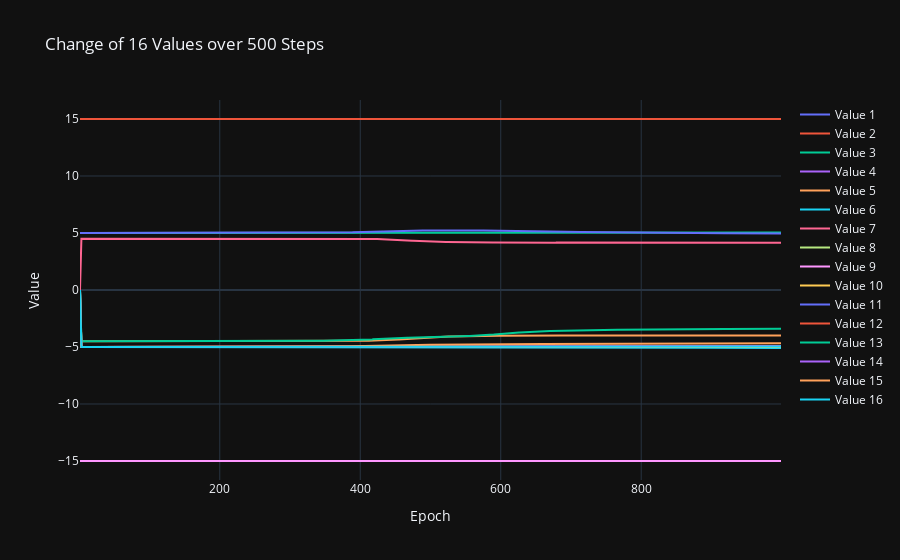

The notebook cell this image was saved under:
### Markdown cell above
## Mean value

### Code cell
import numpy as np
import plotly.graph_objects as go

data = experiment_data_loader.experiment_data['000011']['repetition_data'][0]


means = []
for mean_idx in range(16):
    means.append(data[f"mean{mean_idx}"])

    
data = np.stack(means, axis=1)
print(data.shape)
#data = np.expand_dims(data, axis=1)

# Preparing data for plotting
epochs = np.arange(1, data.shape[0])
traces = []
for i in range(data.shape[1]):
    traces.append(go.Scatter(x=epochs, y=data[:, i], mode='lines', name=f'Value {i+1}'))

# Plotting with Plotly
layout = go.Layout(title='Change of 16 Values over 500 Steps',
                   xaxis=dict(title='Epoch'),
                   yaxis=dict(title='Value'),
                   template='plotly_dark')

fig = go.Figure(data=traces, layout=layout)
fig.show()

### Figure 1 — Plotly figure (JSON) as saved in the notebook; plotly's stock layout.template omitted (floating-point values rounded to 4 significant figures; data arrays with more than 128 entries replaced by an {"elided": "..."} marker saying what was removed)
{"data": [{"mode": "lines", "name": "Value 1", "type": "scatter", "x": {"elided": "999 int values"}, "y": {"elided": "1000 int values"}}, {"mode": "lines", "name": "Value 2", "type": "scatter", "x": {"elided": "999 int values"}, "y": {"elided": "1000 float values"}}, {"mode": "lines", "name": "Value 3", "type": "scatter", "x": {"elided": "999 int values"}, "y": {"elided": "1000 float values"}}, {"mode": "lines", "name": "Value 4", "type": "scatter", "x": {"elided": "999 int values"}, "y": {"elided": "1000 int values"}}, {"mode": "lines", "name": "Value 5", "type": "scatter", "x": {"elided": "999 int values"}, "y": {"elided": "1000 float values"}}, {"mode": "lines", "name": "Value 6", "type": "scatter", "x": {"elided": "999 int values"}, "y": {"elided": "1000 float values"}}, {"mode": "lines", "name": "Value 7", "type": "scatter", "x": {"elided": "999 int values"}, "y": {"elided": "1000 float values"}}, {"mode": "lines", "name": "Value 8", "type": "scatter", "x": {"elided": "999 int values"}, "y": {"elided": "1000 float values"}}, {"mode": "lines", "name": "Value 9", "type": "scatter", "x": {"elided": "999 int values"}, "y": {"elided": "1000 int values"}}, {"mode": "lines", "name": "Value 10", "type": "scatter", "x": {"elided": "999 int values"}, "y": {"elided": "1000 float values"}}, {"mode": "lines", "name": "Value 11", "type": "scatter", "x": {"elided": "999 int values"}, "y": {"elided": "1000 float values"}}, {"mode": "lines", "name": "Value 12", "type": "scatter", "x": {"elided": "999 int values"}, "y": {"elided": "1000 int values"}}, {"mode": "lines", "name": "Value 13", "type": "scatter", "x": {"elided": "999 int values"}, "y": {"elided": "1000 float values"}}, {"mode": "lines", "name": "Value 14", "type": "scatter", "x": {"elided": "999 int values"}, "y": {"elided": "1000 float values"}}, {"mode": "lines", "name": "Value 15", "type": "scatter", "x": {"elided": "999 int values"}, "y": {"elided": "1000 float values"}}, {"mode": "lines", "name": "Value 16", "type": "scatter", "x": {"elided": "999 int values"}, "y": {"elided": "1000 float values"}}], "layout": {"title": {"text": "Change of 16 Values over 500 Steps"}, "xaxis": {"title": {"text": "Epoch"}}, "yaxis": {"title": {"text": "Value"}}}}
